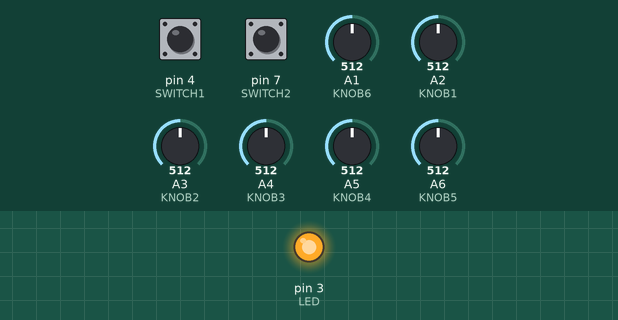
Recording of a sketch running on a simulated Arduino Nano, built with avr-gcc and run on an emulated ATmega328P. On the bench: output pins drawn as LEDs (lit = HIGH). The test bench sets the inputs (shaded band); at power-on: A1 (KNOB6) = 512, A2 (KNOB1) = 512, A3 (KNOB2) = 512, pin 4 (SWITCH1) LOW, pin 7 (SWITCH2) LOW, A4 (KNOB3) = 512, A5 (KNOB4) = 512, A6 (KNOB5) = 512. What the sketch prints to the serial monitor is not drawn.

Above: at 12.0 s.
12.1 s: A1 (KNOB6) set to 30
At 14.4 s:
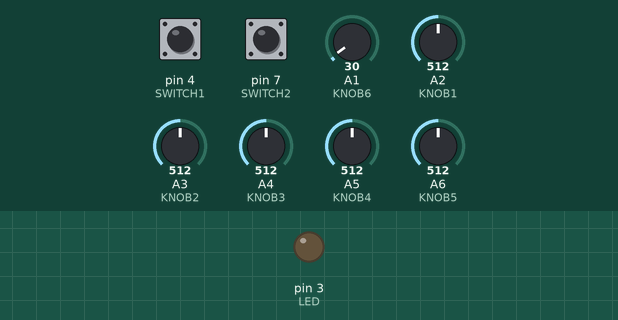
34.1 s: A2 (KNOB1) set to 1009
56.1 s: A3 (KNOB2) set to 30
Timing chart, 0 to 84.1 s (numbered marks = the images above; inputs shaded):
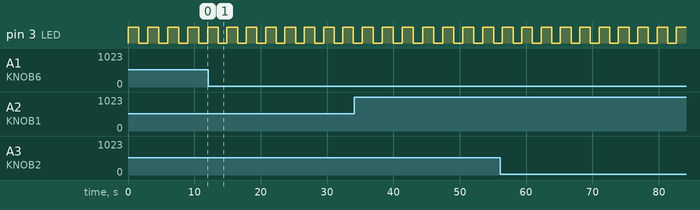

The sketch:

Print_hardware_values_to_console.ino
```cpp
// hardware pins on arduino
#define LED 3
#define SWITCH1 4
#define SWITCH2 7
#define KNOB1 A2
#define KNOB2 A3
#define KNOB3 A4
#define KNOB4 A5
#define KNOB5 A6
#define KNOB6 A1

int counter = 0; // counter to blink led

void setup() {
  // start serial communication (to print to console)
  Serial.begin(9600);
  // setup pins as input or output
  pinMode(LED, OUTPUT);
  pinMode(SWITCH1, INPUT);
  pinMode(SWITCH2, INPUT);
}

void loop() {
  Serial.print(digitalRead(SWITCH1));
  Serial.print(" ");
  Serial.print(digitalRead(SWITCH2));
  Serial.print(" ");
  Serial.print(analogRead(KNOB1));
  Serial.print(" ");
  Serial.print(analogRead(KNOB2));
  Serial.print(" ");
  Serial.print(analogRead(KNOB3));
  Serial.print(" ");
  Serial.print(analogRead(KNOB4));
  Serial.print(" ");
  Serial.print(analogRead(KNOB5));
  Serial.print(" ");
  Serial.println(analogRead(KNOB6));

  blinkLed();
  delay(10);
}

void blinkLed(){
  counter+=10;
  if(counter > 999) counter = 0;

  if(counter < 550) digitalWrite(LED, HIGH);
  else digitalWrite(LED, LOW);
}
```

Measured:
- by itself, pin 3 (LED): alternates HIGH for 1.6 s and LOW for 1.3 s
